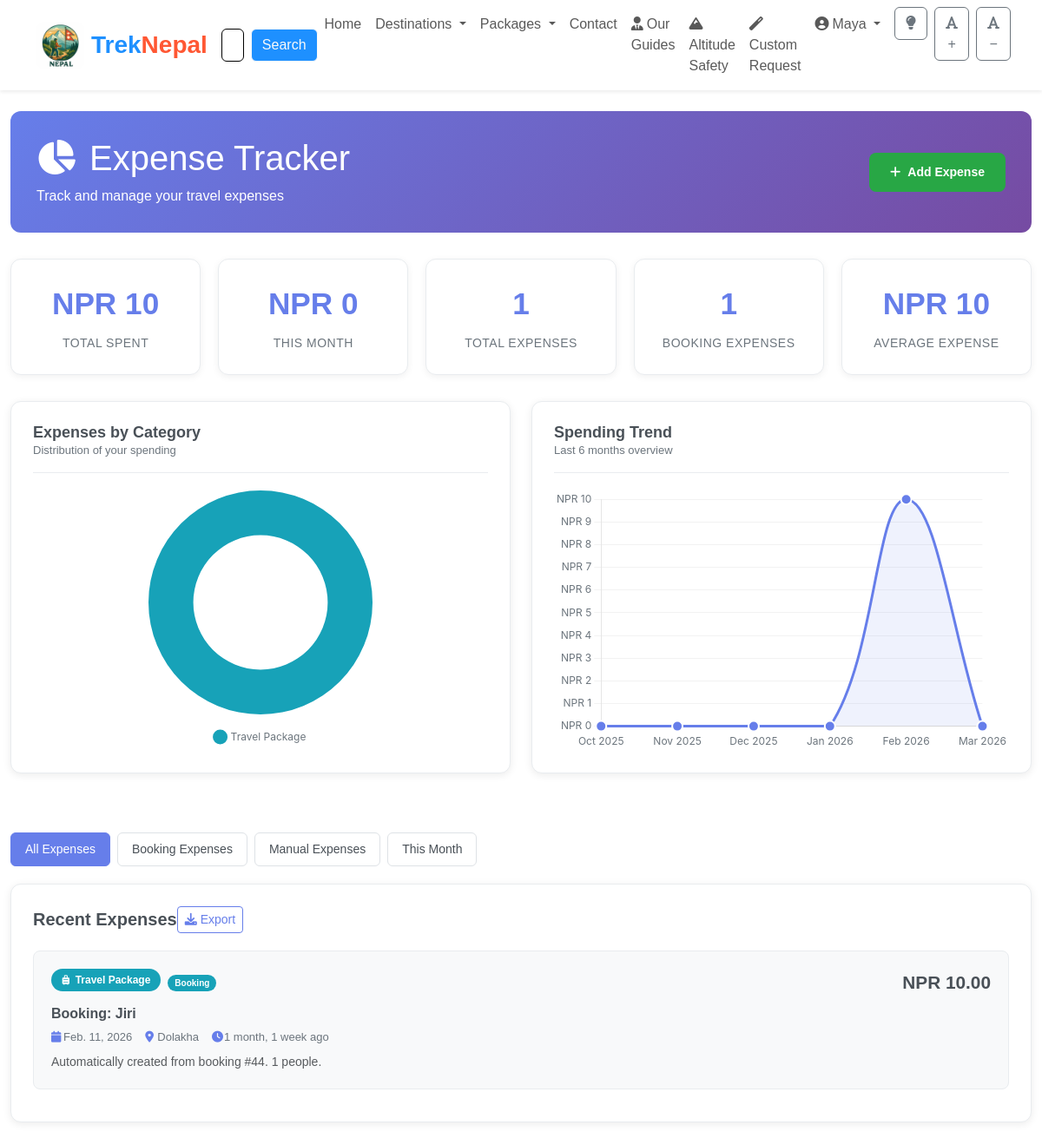
/personal/expenses/ (signed in, upper part), run on an earlier commit of the app's database.
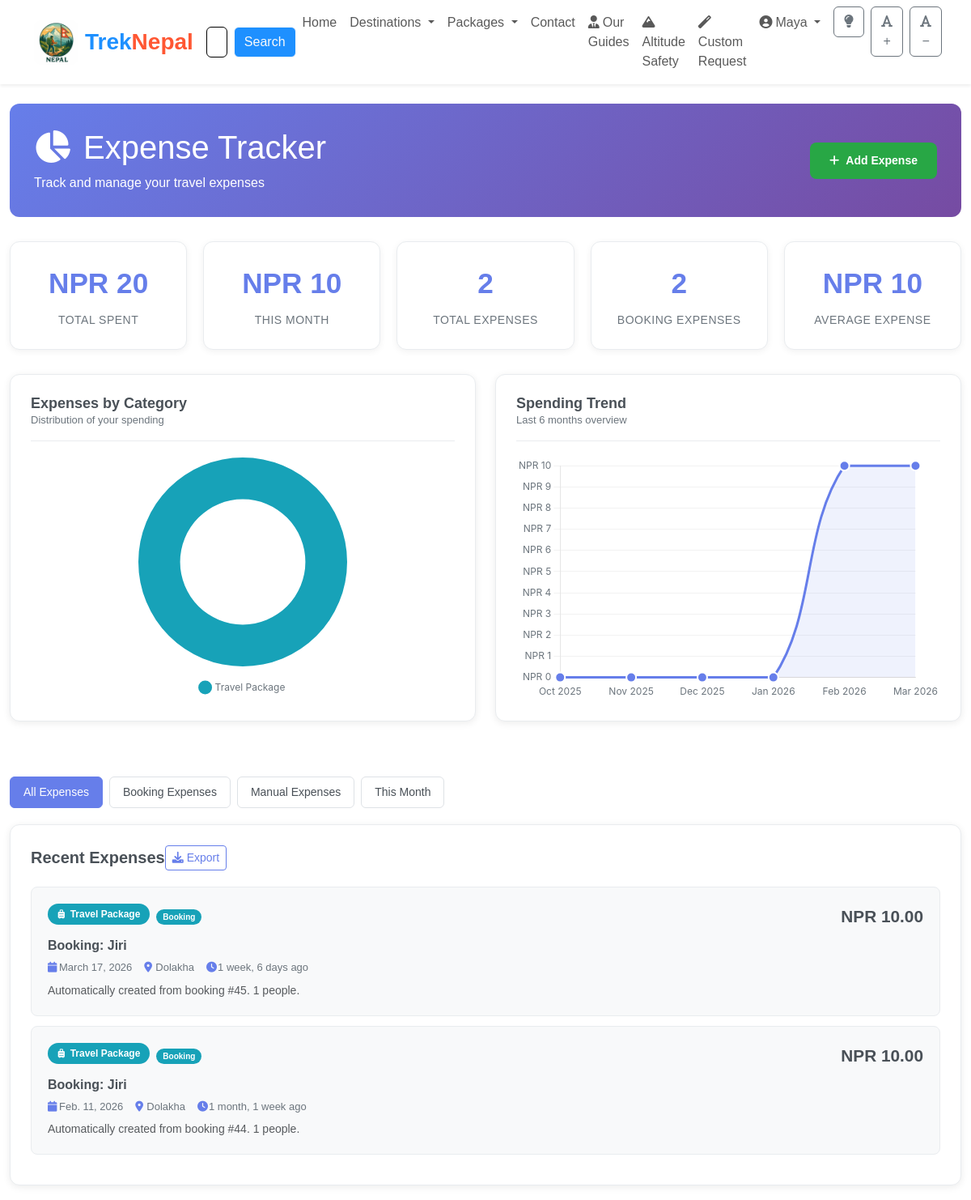
And on a later commit of the database.
### app/models.py (models this page shows, shortened)
class TravelExpense(models.Model):
    user = models.ForeignKey(User, on_delete=models.CASCADE)
    category = models.ForeignKey(ExpenseCategory, on_delete=models.CASCADE)
    title = models.CharField(max_length=100)
    amount = models.DecimalField(max_digits=10, decimal_places=2)
    currency = models.CharField(max_length=3, default='NPR')
    date = models.DateField(default=timezone.now)
    location = models.CharField(max_length=100, blank=True)
    notes = models.TextField(blank=True)
    receipt_image = models.ImageField(upload_to='receipts/', blank=True, null=True)
    created_at = models.DateTimeField(auto_now_add=True)
    is_booking_expense = models.BooleanField(default=False)
    booking_id = models.IntegerField(null=True, blank=True)  # Reference to booking without FK
    class Meta:
        ordering = ['-date', '-created_at']

class ExpenseCategory(models.Model):
    name = models.CharField(max_length=50)
    icon = models.CharField(max_length=50, default='fas fa-money-bill')
    color = models.CharField(max_length=7, default='#667eea')
    class Meta:
        verbose_name_plural = "Expense Categories"

### app/personal_views.py (the view, shortened to what this page needs)
# urls.py: path('expenses/', personal_views.expense_tracker, name='expense_tracker'),
@login_required
def expense_tracker(request):
    sync_booking_expenses(request.user)
    user_expenses = TravelExpense.objects.filter(user=request.user)
    categories = ExpenseCategory.objects.all()
    filter_type = request.GET.get('filter', 'all')
    if filter_type == 'bookings':
        filtered_expenses = user_expenses.filter(is_booking_expense=True)
    elif filter_type == 'manual':
        filtered_expenses = user_expenses.filter(is_booking_expense=False)
    else:
        filtered_expenses = user_expenses
    filtered_expenses = filtered_expenses.order_by('-date', '-created_at')[:20]
    current_month = timezone.now().month
    current_year = timezone.now().year
    monthly_expenses = user_expenses.filter(
        date__month=current_month,
        date__year=current_year
    )
    total_spent = user_expenses.aggregate(Sum('amount'))['amount__sum'] or 0
    monthly_total = monthly_expenses.aggregate(Sum('amount'))['amount__sum'] or 0
    booking_expenses_count = user_expenses.filter(is_booking_expense=True).count()
    avg_expense = total_spent / user_expenses.count() if user_expenses.count() > 0 else 0
    category_data = []
    for category in categories:
        category_total = user_expenses.filter(category=category).aggregate(Sum('amount'))['amount__sum'] or 0
        if category_total > 0:
            category_data.append({
                'name': category.name,
                'amount': float(category_total),
                'color': category.color
            })
    monthly_trend = []
    for i in range(6):
        month_date = timezone.now() - timedelta(days=30*i)
        month_expenses = user_expenses.filter(
            date__month=month_date.month,
            date__year=month_date.year
        ).aggregate(Sum('amount'))['amount__sum'] or 0
        monthly_trend.append({
            'month': month_date.strftime('%b %Y'),
            'amount': float(month_expenses)
        })
    monthly_trend.reverse()
    context = {
        'total_spent': total_spent,
        'monthly_total': monthly_total,
        'categories': categories,
        'category_data': json.dumps(category_data),
        'monthly_trend': json.dumps(monthly_trend),
        'filtered_expenses': filtered_expenses,
        'expense_count': user_expenses.count(),
        'booking_expenses_count': booking_expenses_count,
        'avg_expense': avg_expense,
        'current_filter': filter_type,
    }
    return render(request, 'personal/expense_tracker.html', context)

### app/context_processors.py (called while the page is built)
def countries_context(request):
    return {
        'countries': Country.objects.all()
    }

def unread_messages_context(request):
    if request.user.is_authenticated:
        if hasattr(request.user, 'guide'):
            unread_count = GuideMessage.objects.filter(
                booking__guide=request.user.guide,
                is_read=False
            ).exclude(sender=request.user).count()
        else:
            unread_count = GuideMessage.objects.filter(
                booking__user=request.user,
                is_read=False
            ).exclude(sender=request.user).count()
        return {'unread_message_count': unread_count}
    return {'unread_message_count': 0}

### app/models.py (called while the page is built)
    def get_absolute_url(self):
        return reverse('explore_country_detail', args=[str(self.id)])

### app/templates/personal/expense_tracker.html (shortened to what the changed rows need)
{% extends 'base.html' %}
{% load static %}
{% block content %}
<div class="container-fluid mt-4">
    <div class="expense-header">
        <div class="d-flex justify-content-between align-items-center">
            <div>
                <h1 class="mb-2"><i class="fas fa-chart-pie me-3"></i>Expense Tracker</h1>
            </div>
        </div>
    </div>
    <div class="stats-grid">
        <div class="stat-card">
            <div class="stat-number">NPR {{ total_spent|floatformat:0 }}</div>
            <p class="stat-label">Total Spent</p>
        </div>
        <div class="stat-card">
            <div class="stat-number">NPR {{ monthly_total|floatformat:0 }}</div>
            <p class="stat-label">This Month</p>
        </div>
        <div class="stat-card">
            <div class="stat-number">{{ expense_count }}</div>
            <p class="stat-label">Total Expenses</p>
        </div>
        <div class="stat-card">
            <div class="stat-number">{{ booking_expenses_count }}</div>
            <p class="stat-label">Booking Expenses</p>
        </div>
    </div>
    <div class="row mb-4">
        <div class="col-lg-6 mb-4">
            <div class="chart-container">
                <div style="position: relative; height: 300px;">
                    <canvas id="trendChart"></canvas>
                </div>
            </div>
        </div>
    </div>
    <div class="expense-card">
        {% if filtered_expenses %}
            {% for expense in filtered_expenses %}
            <div class="expense-item">
                <div class="d-flex justify-content-between align-items-start">
                    <div class="flex-grow-1">
                        <div class="d-flex align-items-center mb-2">
                            <div class="category-badge" style="background-color: {{ expense.category.color }};">
                                <i class="{{ expense.category.icon }}"></i>{{ expense.category.name }}
                            </div>
                            {% if expense.is_booking_expense %}
                                <span class="booking-expense-badge">Booking</span>
                            {% endif %}
                        </div>
                        <h6 class="expense-title">{{ expense.title }}</h6>
                        <div class="expense-meta">
                            <span><i class="fas fa-calendar"></i>{{ expense.date }}</span>
                            {% if expense.location %}
                                <span><i class="fas fa-map-marker-alt"></i>{{ expense.location }}</span>
                            {% endif %}
                            <span><i class="fas fa-clock"></i>{{ expense.created_at|timesince }} ago</span>
                        </div>
                        {% if expense.notes %}
                            <p class="text-muted mt-2 mb-0 small">{{ expense.notes|truncatewords:20 }}</p>
                        {% endif %}
                    </div>
                    <div class="text-end">
                        <div class="expense-amount">{{ expense.currency }} {{ expense.amount }}</div>
                    </div>
                </div>
            </div>
            {% endfor %}
        {% endif %}
    </div>
</div>
{% endblock %}

What changed in the data, as far as the page shows it:
added TravelExpense: category.name "Travel Package", is_booking_expense "Booking", title "Booking: Jiri", date "March 17, 2026", location "Dolakha", created_at "1 week, 6 days", notes "Automatically created from booking #45. 1 people.", currency "NPR", amount "10.00"
Also different on the page:
{{ total_spent|floatformat:0 }}: "10" → "20"
{{ monthly_total|floatformat:0 }}: "0" → "10"
{{ expense_count }}: "1" → "2"
{{ booking_expenses_count }}: "1" → "2"
chart data {{ category_data|safe }}: [{"name": "Travel Package", "amount": 10.0, "color": "#17a2b8"}] → [{"name": "Travel Package", "amount": 20.0, "color": "#17a2b8"}]
